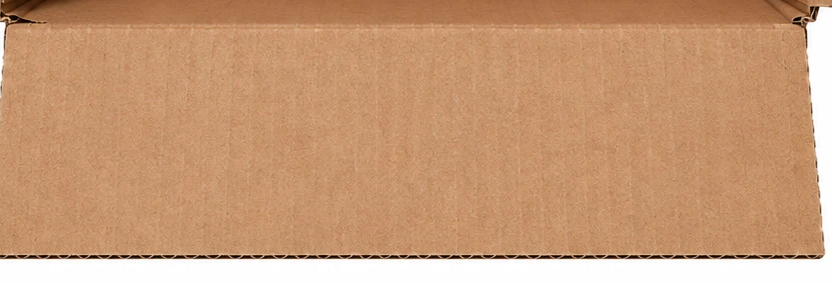
#> input picture automation/reel-template-pack/assets/props/box-flap-bottom-kraft.png, 832 x 284 px, given in place of packing-peanut.webp, which was not available; the run also reads 1 picture not shown here
$ python props.py ../assets/props/box-flap-bottom-kraft.png
#> lines starting #> are read from the running program, lines starting #| are printed output that depends on the picture; after the words box and inside, x2 and y2 are one past the last pixel; in counts of white or black regions, pixels touching at a corner belong together; pictures that were not available may be replaced by others from this repository, and a replacement may not be noted
"""Real-object props for the packing templates (images Mercedes supplied 2026-10-17: ChatGPT-made, plus pink paper
shreds from a royalty-free site and the open box from Pexels). Cuts each one out from its white background, makes the
white version of the open box, and splits the open box into its floor and four flaps so the flaps can close on screen.
Usage: python build/props.py  ->  assets/props/*.png   (python build/props.py 03 for #3's camera, instant photo, timer)
"""
import sys
from pathlib import Path
from PIL import Image, ImageChops, ImageDraw, ImageFilter, ImageOps

PROPS = Path(__file__).resolve().parent.parent / 'assets' / 'props'
SRC = PROPS / 'source' / 'physical'   # moved into its own folder 2026-10-17

def cut_white(im, tol=26, feather=1.5):
    """Remove a near-white background that touches the edges (flood fill from the border), with a soft edge."""
#> called with tol = 26, feather = 1.5
    if im.mode == 'RGBA' and im.getextrema()[3][0] == 0:   # already cut out: just trim
        return im.crop(im.getbbox())
    im = im.convert('RGBA'); w, h = im.size
#> in cut_white, im is the input picture: PIL image 832x284 RGBA; mean R, G, B, A 200.3, 154.8, 119.2, 255
#> after `w, h = im.size`: w = 832; h = 284
    gray = ImageOps.grayscale(im.convert('RGB'))
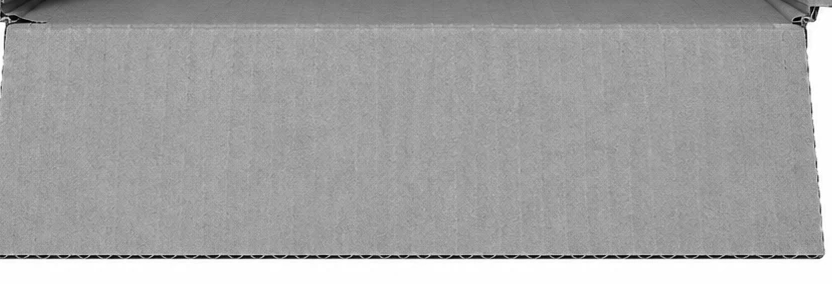
#> gray: PIL image 832x284 L; min 0, max 255, mean 164.3
    near = gray.point(lambda v: 255 if v >= 255 - tol else 0)
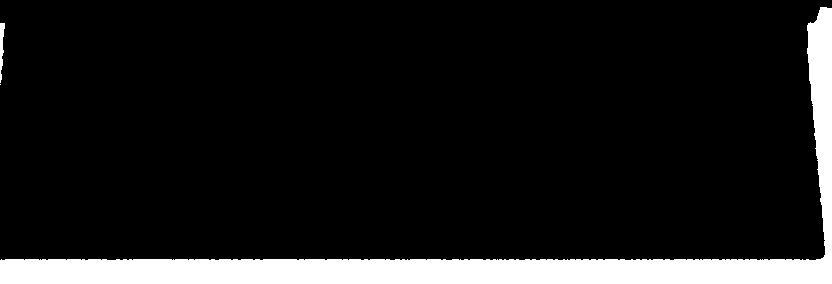
#> near: PIL image 832x284 L; 10.5% white; 3 white regions (1 under 20 px), largest, box (x1, y1, x2, y2) and area: (0, 7, 832, 284) 24710, (0, 23, 5, 83) 176
    mask = Image.new('L', (w + 2, h + 2), 255); mask.paste(near, (1, 1))   # a white border so the fill goes all the way round
#> after `mask = Image.new('L', (w + 2, h + 2), 255)`: mask: PIL image 834x286 L; every value is 255
#> after `mask.paste(near, (1, 1))`:
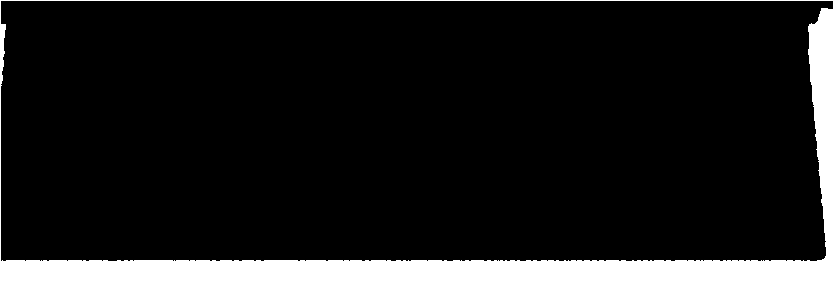
#> mask: PIL image 834x286 L; 11.4% white; 1 white region, box (x1, y1, x2, y2) and area: (0, 0, 834, 286) 27123
    ImageDraw.floodfill(mask, (0, 0), 128)   # 128 = background reachable from the edge
    bg = mask.crop((1, 1, w + 1, h + 1)).point(lambda v: 255 if v == 128 else 0)
    alpha = ImageChops.invert(bg).filter(ImageFilter.MinFilter(3)).filter(ImageFilter.GaussianBlur(feather))
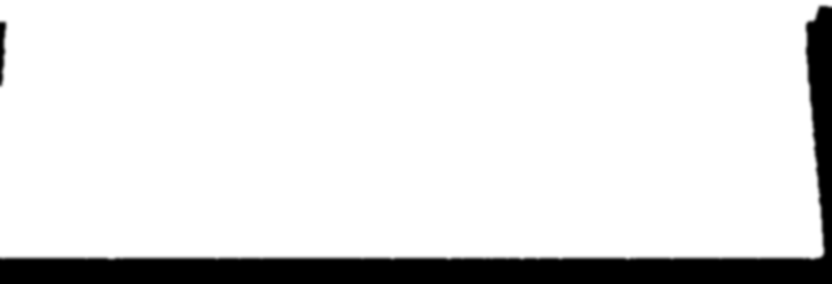
#> alpha: PIL image 832x284 L; min 0, max 255, mean 226.7
    im.putalpha(ImageChops.multiply(im.split()[3], alpha))
    return im.crop(im.getbbox())
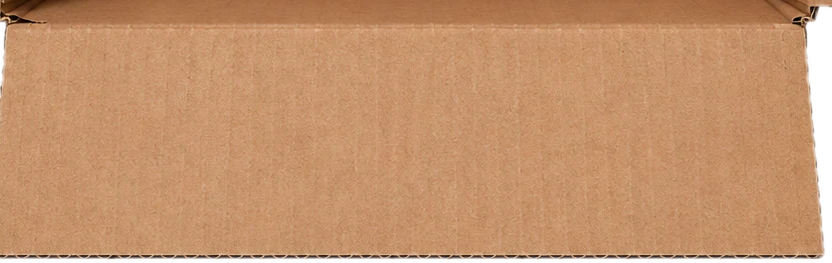
#> returned value: PIL image 832x263 RGBA; mean R, G, B, A 196, 146.8, 108.5, 244.8; transparent parts drawn white
#> pass 2 of the loop in main, `for name in ('packing-peanut', 'wax-seal-thank-you', 'box-closed-top'):`:
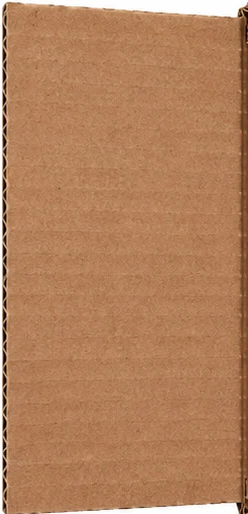
#> input picture automation/reel-template-pack/assets/props/box-flap-left-kraft.png, 248 x 514 px, given in place of wax-seal-thank-you.webp, which was not available
#> in cut_white, im is the input picture: PIL image 248x514 RGBA; mean R, G, B, A 178.5, 129.2, 92.3, 255
#> gray: PIL image 248x514 L
#> in cut_white (call 2), `near = gray.point(lambda v: 255 if v >= 255 - tol else 0)`:
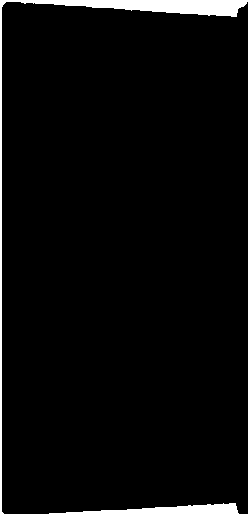
#> near: PIL image 248x514 L; 3.4% white; 2 white regions, box (x1, y1, x2, y2) and area: (0, 0, 248, 514) 3274, (49, 503, 239, 514) 1081
#> alpha: PIL image 248x514 L
#> in cut_white (call 2), `im.putalpha(ImageChops.multiply(im.split()[3], alpha))`:
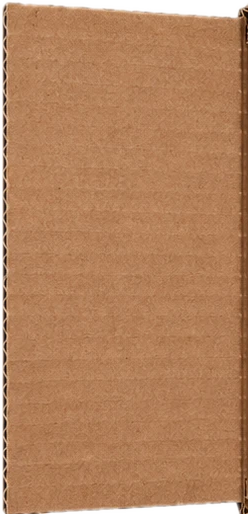
#> im: PIL image 248x514 RGBA; mean R, G, B, A 178.5, 129.2, 92.3, 244.3; transparent parts drawn white
#> pass 3 of the loop in main, `for name in ('packing-peanut', 'wax-seal-thank-you', 'box-closed-top'):`:
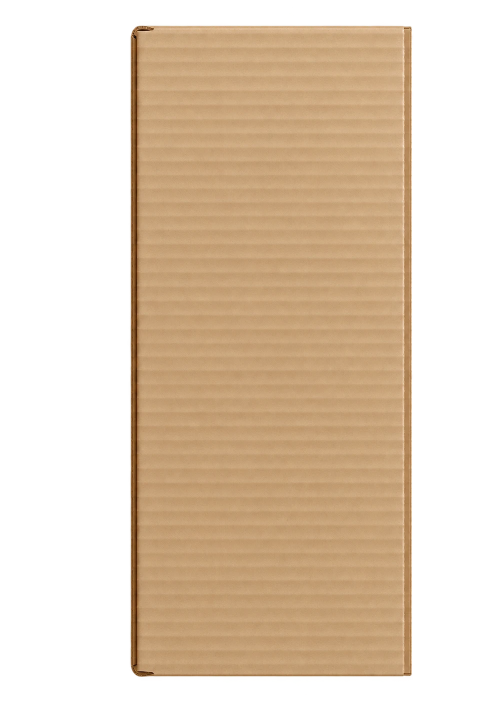
#> input picture automation/reel-template-pack/assets/props/box-closed-top.png, 971 x 1403 px, given in place of box-closed-top.webp, which was not available (shown at 1/2 size)
#> in cut_white (call 3), `return im.crop(im.getbbox())`:
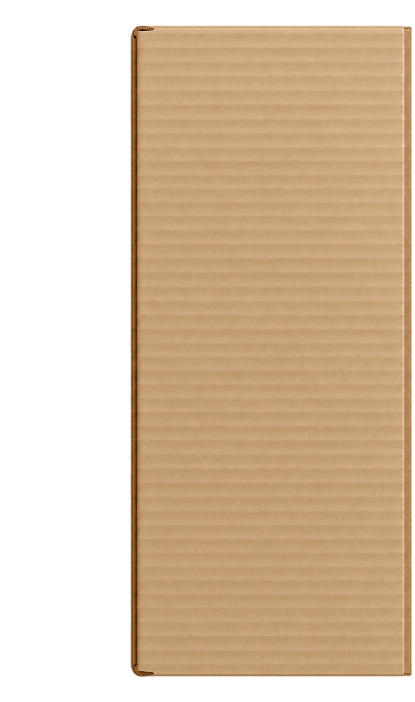
#> returned value: PIL image 829x1403 RGBA (shown at 1/2 size); mean R, G, B, A 128.4, 104.8, 76.4, 158.9; transparent parts drawn white

def rect_cut(im, thresh=246, radius=10):
    """For a rectangular object on white whose top is nearly white (the envelope): keep its bounding rectangle."""
#> called with thresh = 246, radius = 10
    g = ImageOps.grayscale(im.convert('RGB')); w, h = g.size
#> after `w, h = g.size`: w = 248; h = 514
    rows = [y for y in range(h) if min(g.crop((0, y, w, y + 1)).getdata()) < thresh]
#> rows = 513 values from 1 to 513
    cols = [x for x in range(w) if min(g.crop((x, 0, x + 1, h)).getdata()) < thresh]
#> cols = 246 values from 2 to 247
    box = (cols[0], rows[0], cols[-1] + 1, rows[-1] + 1)
#> box = (2, 1, 248, 514)
    out = im.convert('RGBA').crop(box)
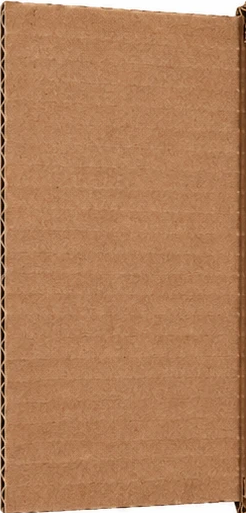
#> out: PIL image 246x513 RGBA; mean R, G, B, A 177.7, 127.9, 90.7, 255
    m = Image.new('L', out.size, 0); ImageDraw.Draw(m).rounded_rectangle((0, 0, out.width - 1, out.height - 1), radius=radius, fill=255)
#> after `m = Image.new('L', out.size, 0)`: m: PIL image 246x513 L; every value is 0
#> after `ImageDraw.Draw(m).rounded_rectangle((0, 0, out.width - 1, out.height -`:
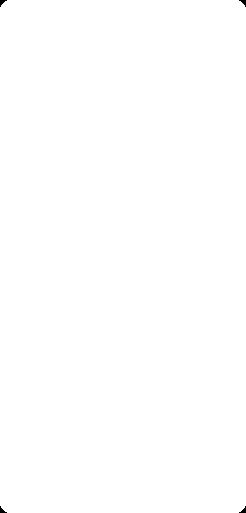
#> m: PIL image 246x513 L; 99.9% white; 4 black regions, box (x1, y1, x2, y2) and area: (0, 0, 7, 7) 23, (239, 0, 246, 7) 23, (0, 506, 7, 513) 23, (239, 506, 246, 513) 23
    out.putalpha(m); return out

def whiten(im, lift=1.0):
    """A white corrugated box from a kraft one: keep the texture and shading, lose the brown."""
    a = im.split()[3]
    g = ImageOps.grayscale(im.convert('RGB'))
    g = ImageOps.autocontrast(g, cutoff=1).point(lambda v: min(255, int(178 + v * 0.33)))   # bright white, keeps the shading
    rgb = Image.merge('RGB', (g.point(lambda v: min(255, v + 2)), g, g.point(lambda v: max(0, v - 4))))  # a touch warm
    out = rgb.convert('RGBA'); out.putalpha(a); return out

# the open box photo (1448 x 1086, landscape): opening and flaps, measured on the image
OPEN_FLOOR = (322, 262, 1132, 752)
FLAPS = {'top': (300, 60, 1140, 262), 'bottom': (318, 752, 1150, 1036), 'left': (74, 256, 322, 770),
         'right': (1132, 254, 1376, 772)}

def main():
    for name in ('packing-peanut', 'wax-seal-thank-you', 'box-closed-top'):
        cut_white(Image.open(SRC / f'{name}.webp')).save(PROPS / f'{name}.png')
    env = rect_cut(Image.open(SRC / 'envelope.webp')); env.save(PROPS / 'envelope.png')
#> (the run stopped early here; a loop or call above may not have finished)
